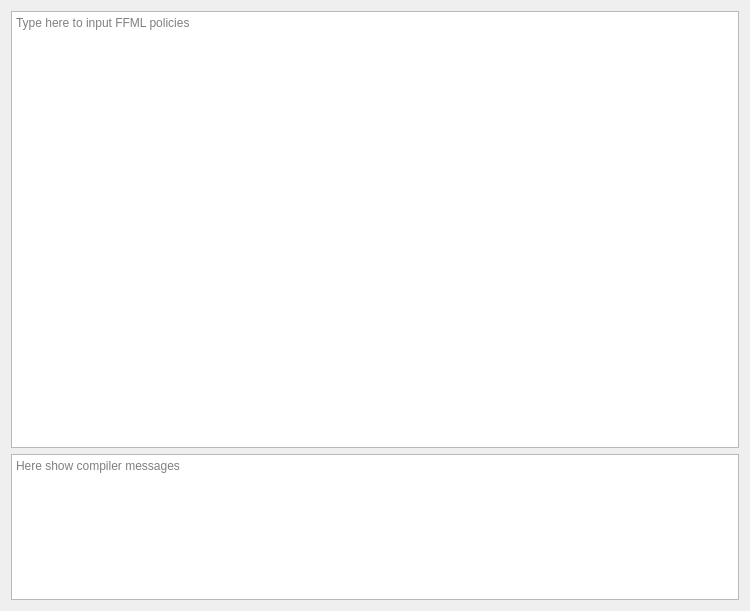
<?xml version="1.0" encoding="UTF-8"?>
<ui version="4.0">
 <class>CentralWidget</class>
 <widget class="QWidget" name="CentralWidget">
  <property name="geometry">
   <rect>
    <x>0</x>
    <y>0</y>
    <width>750</width>
    <height>611</height>
   </rect>
  </property>
  <property name="sizePolicy">
   <sizepolicy hsizetype="Expanding" vsizetype="Expanding">
    <horstretch>0</horstretch>
    <verstretch>0</verstretch>
   </sizepolicy>
  </property>
  <property name="windowTitle">
   <string>Form</string>
  </property>
  <layout class="QVBoxLayout" name="verticalLayout">
   <item>
    <widget class="QTextEdit" name="codeEdit">
     <property name="sizePolicy">
      <sizepolicy hsizetype="Expanding" vsizetype="Expanding">
       <horstretch>0</horstretch>
       <verstretch>3</verstretch>
      </sizepolicy>
     </property>
     <property name="placeholderText">
      <string>Type here to input FFML policies</string>
     </property>
    </widget>
   </item>
   <item>
    <widget class="QTextEdit" name="msgEdit">
     <property name="sizePolicy">
      <sizepolicy hsizetype="Expanding" vsizetype="Expanding">
       <horstretch>0</horstretch>
       <verstretch>1</verstretch>
      </sizepolicy>
     </property>
     <property name="maximumSize">
      <size>
       <width>16777215</width>
       <height>16777215</height>
      </size>
     </property>
     <property name="placeholderText">
      <string>Here show compiler messages</string>
     </property>
    </widget>
   </item>
  </layout>
 </widget>
 <resources/>
 <connections/>
</ui>
